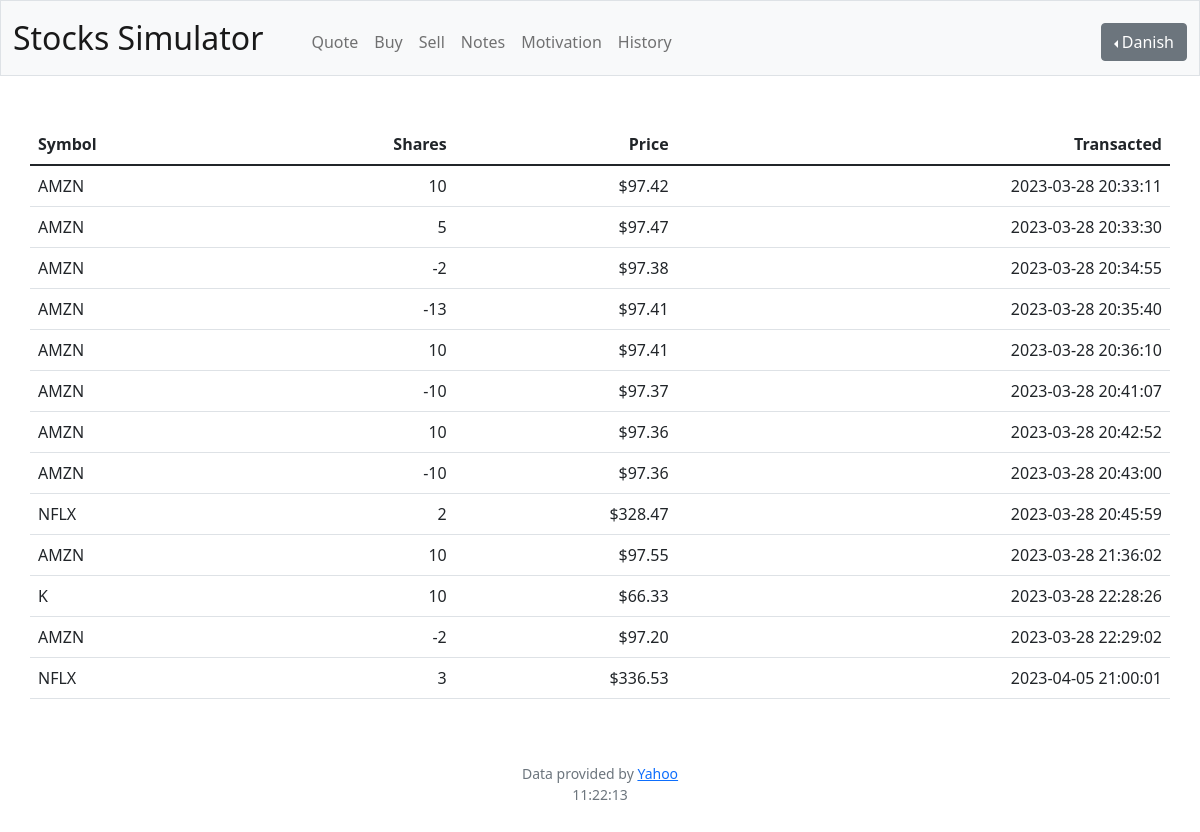
Screenshot of /history (signed in) with the database file from the repository.
### tables this page shows
CREATE TABLE users (id INTEGER PRIMARY KEY AUTOINCREMENT NOT NULL, username TEXT NOT NULL, hash TEXT NOT NULL, cash NUMERIC NOT NULL DEFAULT 10000.00);

CREATE TABLE history (id INTEGER NOT NULL, symbol TEXT NOT NULL, shares NUMERIC NOT NULL, price NUMERIC NOT NULL, date TEXT NOT NULL, FOREIGN KEY(id) REFERENCES users(id));

### app.py (the view)
@ app.route("/history")
@ login_required
def history():
    currentuser = db.execute(
        "SELECT username FROM users WHERE id = ?", session["user_id"])
    currentuser = currentuser[0]["username"]
    histories = db.execute(
        "SELECT * FROM history where id = ?", session["user_id"])
    return render_template("history.html", histories=histories, currentuser=currentuser)

### app.py (called while the page is built)
@app.after_request
def after_request(response):
    response.headers["Cache-Control"] = "no-cache, no-store, must-revalidate"
    response.headers["Expires"] = 0
    response.headers["Pragma"] = "no-cache"
    return response

### helpers.py (called while the page is built)
def login_required(f):
    @wraps(f)
    def decorated_function(*args, **kwargs):
        if session.get("user_id") is None:
            return redirect("/login")
        return f(*args, **kwargs)
    return decorated_function

def usd(value):
    return f"${value:,.2f}"

### templates/history.html (shortened to what this page needs)
{% extends "layout.html" %}
{% block main %}
<table class="table container table-hover">
    <thead>
        <tr>
            <th class="text-start">Symbol</th>
            <th class="text-end">Shares</th>
            <th class="text-end">Price</th>
            <th class="text-end">Transacted</th>
        </tr>
    </thead>
    <tbody>
        {% for history in histories %}
            <tr>
                <td class="text-start">{{ history.symbol }}</td>
                <td class="text-end">{{ history.shares }}</td>
                <td class="text-end">{{ history.price | usd }}</td>
                <td class="text-end">{{ history.date }}</td>
            </tr>
        {% endfor %}
    </tbody>
</table>
{% endblock %}

### templates/layout.html (shortened to what this page needs)
<!DOCTYPE html>
<html lang="en">
<head>
    <link href="https://cdn.jsdelivr.net/npm/bootstrap@5.1.3/dist/css/bootstrap.min.css"
 rel="stylesheet">
    <link href="/static/styles.css" rel="stylesheet">
</head>
<body onload="startTime()"></body>
</html>
<nav class="bg-light border navbar navbar-expand-md navbar-light">
    <div class="container-fluid">
        <a class="navbar-brand" href="/">Stocks Simulator </a>
        <div class="collapse navbar-collapse " id="navbar">
            {% if session["user_id"] %}
            <ul class=" navbar-nav me-auto mt-2 ms-4">
                <li class="nav-item"><a class="nav-link" href="/quote">Quote</a></li>
                <li class="nav-item"><a class="nav-link" href="/buy">Buy</a></li>
                <li class="nav-item"><a class="nav-link" href="/sell">Sell</a></li>
                <li class="nav-item"><a class="nav-link" href="/notes">Notes</a></li>
                <li class="nav-item"><a class="nav-link" href="/motivation">Motivation</a></li>
                <li class="nav-item"><a class="nav-link" href="/history">History</a></li>
            </ul>
            <ul class="navbar-nav ms-auto mt-2">
                <li class="dropdown dropstart">
                    <button type="button" class="btn btn-secondary dropdown-toggle"
                        data-bs-toggle="dropdown">{{currentuser}}
                    </button>
        </div>
                    {% else %}
                    <ul class="navbar-nav ms-auto mt-2">
                        <li class="nav-item"><a class="nav-link" href="/register">Register</a></li>
                        <li class="nav-item"><a class="nav-link" href="/login">Log In</a></li>
                    </ul>
                    {% endif %}
</nav>
<main class="container-fluid py-5 text-center">
    {% block main %}{% endblock %}
</main>
<footer class="mb-5 small text-center text-muted">
    Data provided by <a href="https://finance.yahoo.com/">Yahoo</a>
    <div id="txt"></div>
</footer>
</body>
</html>

### static/styles.css (style rules this page uses)
nav .navbar-brand { font-size: xx-large; }

### rows the page displays
users: username "Danish"
history: symbol "AMZN", shares "10", price "$97.42", date "2023-03-28 20:33:11"
history: symbol "AMZN", shares "5", price "$97.47", date "2023-03-28 20:33:30"
history: symbol "AMZN", shares "-2", price "$97.38", date "2023-03-28 20:34:55"
history: symbol "AMZN", shares "-13", price "$97.41", date "2023-03-28 20:35:40"
history: symbol "AMZN", shares "10", price "$97.41", date "2023-03-28 20:36:10"
history: symbol "AMZN", shares "-10", price "$97.37", date "2023-03-28 20:41:07"
history: symbol "AMZN", shares "10", price "$97.36", date "2023-03-28 20:42:52"
history: symbol "AMZN", shares "-10", price "$97.36", date "2023-03-28 20:43:00"
history: symbol "NFLX", shares "2", price "$328.47", date "2023-03-28 20:45:59"
history: symbol "AMZN", shares "10", price "$97.55", date "2023-03-28 21:36:02"
history: symbol "K", shares "10", price "$66.33", date "2023-03-28 22:28:26"
history: symbol "AMZN", shares "-2", price "$97.20", date "2023-03-28 22:29:02"
history: symbol "NFLX", shares "3", price "$336.53", date "2023-04-05 21:00:01"
